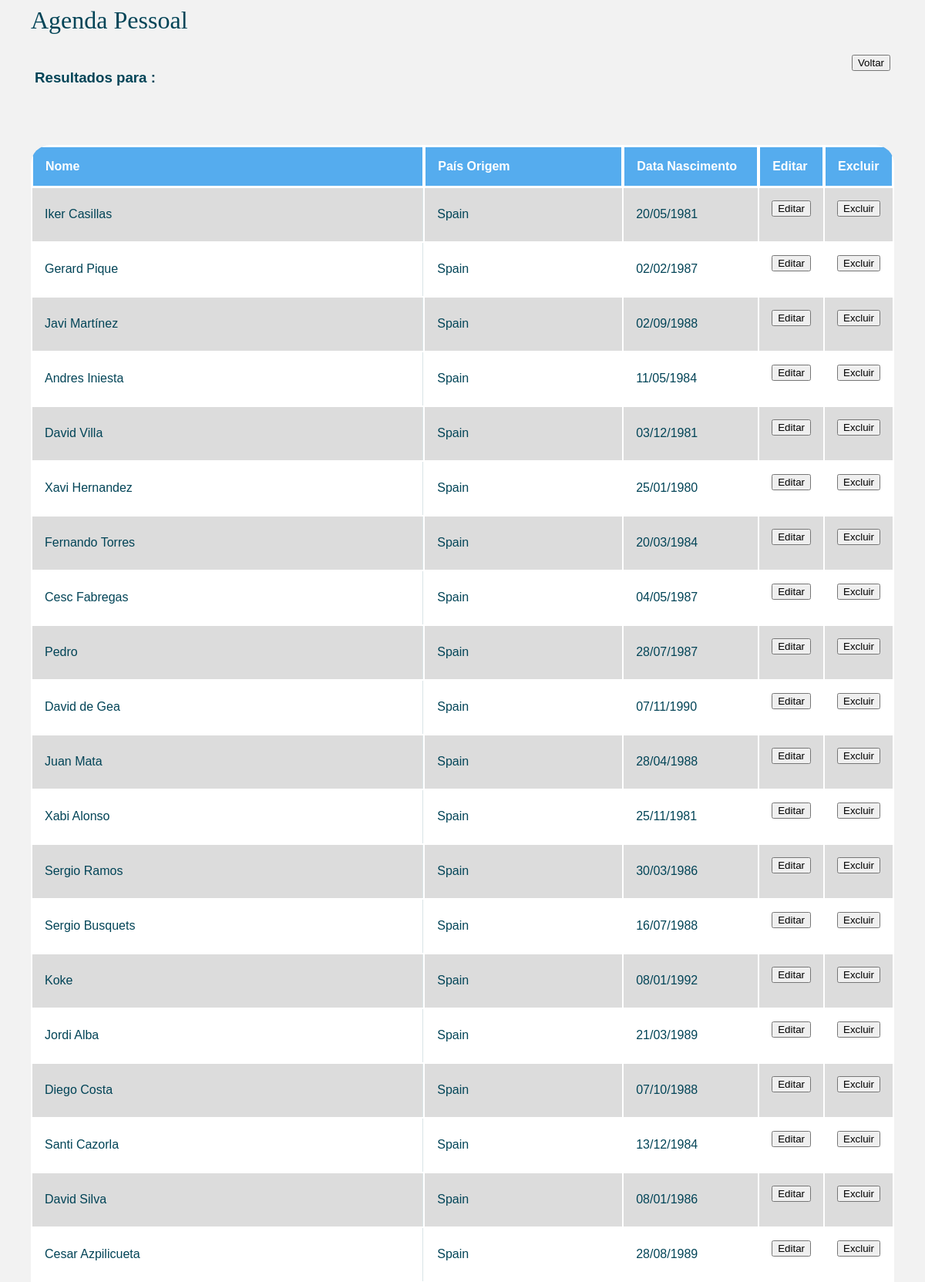
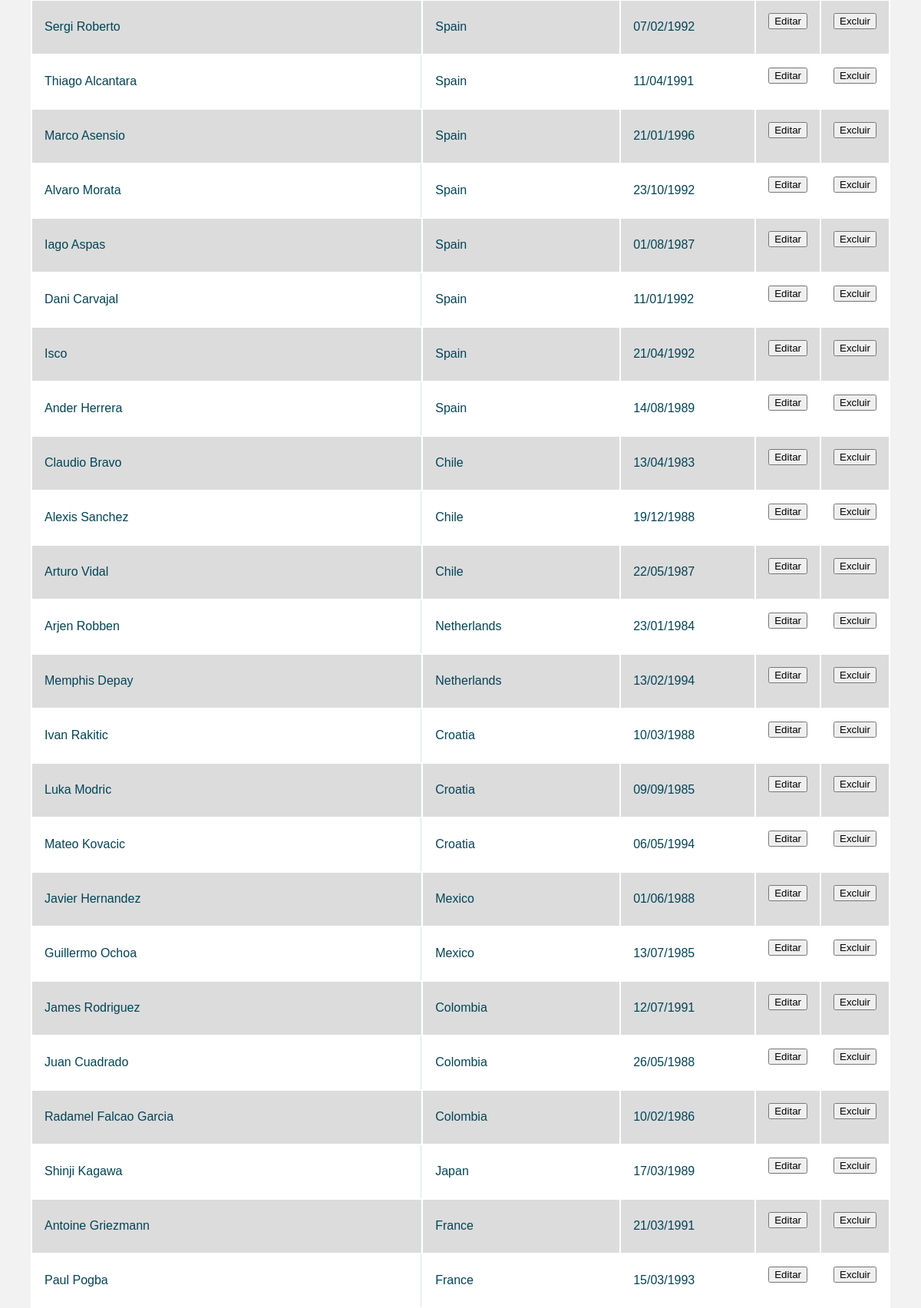
Screenshot of /CRUD_PHP/metodo/cliente/pesquisar-cliente.php (upper part) with the database file from the repository (2 pictures, top to bottom).
### tables this page shows
CREATE TABLE clientes (
	nome_completo VARCHAR(255) NOT NULL,
	pais VARCHAR(255) NOT NULL,
	data_nasc DATE NOT NULL,
	usuario_id INT NOT NULL,

	FOREIGN KEY (usuario_id) REFERENCES usuarios(usuario_id)
);

### CRUD_PHP/metodo/conectar.php (called while the page is built, shortened)
<?php
	function abrirBanco(){
		$conexao = new mysqli("localhost","root","teste123","turismo");
		return $conexao;
	}
	 function pesquisar_clientes($valor_pesquisar){
	 	$banco = abrirBanco();
	 	$sql = "SELECT * FROM clientes WHERE nome_completo LIKE '%$valor_pesquisar%'";
	 	$resultado = $banco->query($sql);
	 	while ($row = mysqli_fetch_array($resultado)) {
	 		$grupo[] = $row;
	 	}
	 	return $grupo;
	 }

### CRUD_PHP/metodo/cliente/pesquisar-cliente.php (the view, shortened to what this page needs)
<?php
  include ("../conectar.php");
  $valor_buscar = $_POST['pesquisar-cliente'];
  $grupo = pesquisar_clientes( $valor_buscar );
?>
<head>
  <h1>Agenda Pessoal<br></h1>
  <link rel="stylesheet" type="text/css" href="../../css/style2.css">
</head>
<body>
  <div>
    <div class="box">
      <h3>Resultados para <font color="0000FF"><?=$valor_buscar?></font> :</h3>
    </div>
    <div class="box" style="float: right;">
     <form name="voltar" action="../../pages/clientes.php">
        <input type="submit" value="Voltar" />
     </form>
    </div>
  </div>
  <br><br>
  <table class="responstable">
    <thead>
      <tr>
        <th width="550">Nome</th>
        <th width="250">País Origem</th>
        <th width="150">Data Nascimento</th>
        <th id="thButton">Editar</th>
        <th id="thButton">Excluir</th>
      </tr>
    </thead>
    <tbody>
      <?php
      foreach ($grupo as $clientes) { ?>
        <tr>
          <td><?=$clientes["nome_completo"]?></td>
          <td><?=$clientes["pais"]?></td>
          <td><?=formatoData($clientes["data_nasc"])?></td>
          <td>
            <form name="alterar-cliente" action="../metodo/cliente/alterar-cliente.php" method="POST">
              <input type="submit" value="Editar" name="editar" />
            </form>
          </td>
          <td>
            <form name="excluir-cliente" action="../metodo/conectar.php" method="POST">
              <input type="submit" value="Excluir" name="excluir" />
            </form>
          </td>
        </tr>
      <?php
      } ?>
    </tbody>
  </table>
  <?php
    function formatoData($data) {
      $array = explode("-", $data);
      $novaData = $array[2]."/".$array[1]."/".$array[0];
      return $novaData;
    }
  ?>
</body>
</html>

### CRUD_PHP/css/style2.css (style rules this page uses)
.responstable { margin: 1em 0; width: 100%; overflow: hidden; background: #FFF; color: #024457; border-radius: 25px; }
.responstable tr { border: 1px solid #D9E4E6; }
.responstable tr:nth-child(odd) { background-color: #DCDCDC; }
.responstable th { display: none; border: 1px solid #FFF; background-color: #55acee; color: #FFF; padding: 1em; }
.responstable th:first-child { display: table-cell; }
.responstable th:nth-child(2) { display: table-cell; }
.responstable th:nth-child(2):after { content: attr(data-th); }
#thButton { width: 5%; }
@media (min-width: 480px) { .responstable th:nth-child(2):after { display: none; } }
.responstable td { display: block; word-wrap: break-word; max-width: 7em; }
.responstable td:first-child { display: table-cell; //text-align: center; border-right: 1px solid #D9E4E6; }
.responstable th, .responstable td { text-align: left; margin: .5em 1em; }
@media (min-width: 480px) { .responstable th, .responstable td { display: table-cell; padding: 1em; } }
body { padding: 0 2em; font-family: Arial, sans-serif; color: #024457; background: #f2f2f2; }
h1 { font-family: Verdana; font-weight: normal; color: #024457; }
.box { display: inline-block; margin: 5px 5px; }

### rows the page displays
clientes: nome_completo "Iker Casillas", pais "Spain", data_nasc "20/05/1981"
clientes: nome_completo "Gerard Pique", pais "Spain", data_nasc "02/02/1987"
clientes: nome_completo "Javi Martínez", pais "Spain", data_nasc "02/09/1988"
clientes: nome_completo "Andres Iniesta", pais "Spain", data_nasc "11/05/1984"
clientes: nome_completo "David Villa", pais "Spain", data_nasc "03/12/1981"
clientes: nome_completo "Xavi Hernandez", pais "Spain", data_nasc "25/01/1980"
clientes: nome_completo "Fernando Torres", pais "Spain", data_nasc "20/03/1984"
clientes: nome_completo "Cesc Fabregas", pais "Spain", data_nasc "04/05/1987"
clientes: nome_completo "Pedro", pais "Spain", data_nasc "28/07/1987"
clientes: nome_completo "David de Gea", pais "Spain", data_nasc "07/11/1990"
clientes: nome_completo "Juan Mata", pais "Spain", data_nasc "28/04/1988"
clientes: nome_completo "Xabi Alonso", pais "Spain", data_nasc "25/11/1981"
clientes: nome_completo "Sergio Ramos", pais "Spain", data_nasc "30/03/1986"
clientes: nome_completo "Sergio Busquets", pais "Spain", data_nasc "16/07/1988"
clientes: nome_completo "Koke", pais "Spain", data_nasc "08/01/1992"
clientes: nome_completo "Jordi Alba", pais "Spain", data_nasc "21/03/1989"
clientes: nome_completo "Diego Costa", pais "Spain", data_nasc "07/10/1988"
clientes: nome_completo "Santi Cazorla", pais "Spain", data_nasc "13/12/1984"
clientes: nome_completo "David Silva", pais "Spain", data_nasc "08/01/1986"
clientes: nome_completo "Cesar Azpilicueta", pais "Spain", data_nasc "28/08/1989"
clientes: nome_completo "Sergi Roberto", pais "Spain", data_nasc "07/02/1992"
clientes: nome_completo "Thiago Alcantara", pais "Spain", data_nasc "11/04/1991"
clientes: nome_completo "Marco Asensio", pais "Spain", data_nasc "21/01/1996"
clientes: nome_completo "Alvaro Morata", pais "Spain", data_nasc "23/10/1992"
clientes: nome_completo "Iago Aspas", pais "Spain", data_nasc "01/08/1987"
clientes: nome_completo "Dani Carvajal", pais "Spain", data_nasc "11/01/1992"
clientes: nome_completo "Isco", pais "Spain", data_nasc "21/04/1992"
clientes: nome_completo "Ander Herrera", pais "Spain", data_nasc "14/08/1989"
clientes: nome_completo "Claudio Bravo", pais "Chile", data_nasc "13/04/1983"
clientes: nome_completo "Alexis Sanchez", pais "Chile", data_nasc "19/12/1988"
clientes: nome_completo "Arturo Vidal", pais "Chile", data_nasc "22/05/1987"
clientes: nome_completo "Arjen Robben", pais "Netherlands", data_nasc "23/01/1984"
clientes: nome_completo "Memphis Depay", pais "Netherlands", data_nasc "13/02/1994"
clientes: nome_completo "Ivan Rakitic", pais "Croatia", data_nasc "10/03/1988"
clientes: nome_completo "Luka Modric", pais "Croatia", data_nasc "09/09/1985"
clientes: nome_completo "Mateo Kovacic", pais "Croatia", data_nasc "06/05/1994"
clientes: nome_completo "Javier Hernandez", pais "Mexico", data_nasc "01/06/1988"
clientes: nome_completo "Guillermo Ochoa", pais "Mexico", data_nasc "13/07/1985"
clientes: nome_completo "James Rodriguez", pais "Colombia", data_nasc "12/07/1991"
clientes: nome_completo "Juan Cuadrado", pais "Colombia", data_nasc "26/05/1988"
clientes: nome_completo "Radamel Falcao Garcia", pais "Colombia", data_nasc "10/02/1986"
clientes: nome_completo "Shinji Kagawa", pais "Japan", data_nasc "17/03/1989"
clientes: nome_completo "Antoine Griezmann", pais "France", data_nasc "21/03/1991"
clientes: nome_completo "Paul Pogba", pais "France", data_nasc "15/03/1993"
